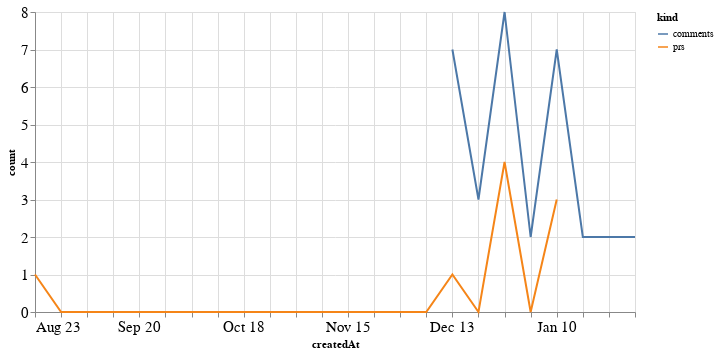

Notebook cell for this chart:
### Code cell
alt.Chart(total_time, width=600).mark_line().encode(
    x='createdAt',
    y='count',
    color='kind'
)

### Figure 1 — Vega-Lite specification as saved in the notebook (floating-point values rounded to 4 significant figures)
{"config": {"axisLeft": {"labelFontSize": 15}, "axisBottom": {"labelFontSize": 15}}, "data": {"name": "data-daafb1f57a2c9e859368ac22054cbaae"}, "mark": "line", "encoding": {"color": {"type": "nominal", "field": "kind"}, "x": {"type": "temporal", "field": "createdAt"}, "y": {"type": "quantitative", "field": "count"}}, "width": 600, "$schema": "https://vega.github.io/schema/vega-lite/v4.8.1.json", "datasets": {"data-daafb1f57a2c9e859368ac22054cbaae": [{"createdAt": "2020-08-23T00:00:00", "kind": "prs", "count": 1.0}, {"createdAt": "2020-08-30T00:00:00", "kind": "prs", "count": 0.0}, {"createdAt": "2020-09-06T00:00:00", "kind": "prs", "count": 0.0}, {"createdAt": "2020-09-13T00:00:00", "kind": "prs", "count": 0.0}, {"createdAt": "2020-09-20T00:00:00", "kind": "prs", "count": 0.0}, {"createdAt": "2020-09-27T00:00:00", "kind": "prs", "count": 0.0}, {"createdAt": "2020-10-04T00:00:00", "kind": "prs", "count": 0.0}, {"createdAt": "2020-10-11T00:00:00", "kind": "prs", "count": 0.0}, {"createdAt": "2020-10-18T00:00:00", "kind": "prs", "count": 0.0}, {"createdAt": "2020-10-25T00:00:00", "kind": "prs", "count": 0.0}, {"createdAt": "2020-11-01T00:00:00", "kind": "prs", "count": 0.0}, {"createdAt": "2020-11-08T00:00:00", "kind": "prs", "count": 0.0}, {"createdAt": "2020-11-15T00:00:00", "kind": "prs", "count": 0.0}, {"createdAt": "2020-11-22T00:00:00", "kind": "prs", "count": 0.0}, {"createdAt": "2020-11-29T00:00:00", "kind": "prs", "count": 0.0}, {"createdAt": "2020-12-06T00:00:00", "kind": "prs", "count": 0.0}, {"createdAt": "2020-12-13T00:00:00", "kind": "prs", "count": 1.0}, {"createdAt": "2020-12-20T00:00:00", "kind": "prs", "count": 0.0}, {"createdAt": "2020-12-27T00:00:00", "kind": "prs", "count": 4.0}, {"createdAt": "2021-01-03T00:00:00", "kind": "prs", "count": 0.0}, {"createdAt": "2021-01-10T00:00:00", "kind": "prs", "count": 3.0}, {"createdAt": "2021-01-17T00:00:00", "kind": "prs", "count": null}, {"createdAt": "2021-01-24T00:00:00", "kind": "prs", "count": null}, {"createdAt": "2021-01-31T00:00:00", "kind": "prs", "count": null}, {"createdAt": "2020-08-23T00:00:00", "kind": "comments", "count": null}, {"createdAt": "2020-08-30T00:00:00", "kind": "comments", "count": null}, {"createdAt": "2020-09-06T00:00:00", "kind": "comments", "count": null}, {"createdAt": "2020-09-13T00:00:00", "kind": "comments", "count": null}, {"createdAt": "2020-09-20T00:00:00", "kind": "comments", "count": null}, {"createdAt": "2020-09-27T00:00:00", "kind": "comments", "count": null}, {"createdAt": "2020-10-04T00:00:00", "kind": "comments", "count": null}, {"createdAt": "2020-10-11T00:00:00", "kind": "comments", "count": null}, {"createdAt": "2020-10-18T00:00:00", "kind": "comments", "count": null}, {"createdAt": "2020-10-25T00:00:00", "kind": "comments", "count": null}, {"createdAt": "2020-11-01T00:00:00", "kind": "comments", "count": null}, {"createdAt": "2020-11-08T00:00:00", "kind": "comments", "count": null}, {"createdAt": "2020-11-15T00:00:00", "kind": "comments", "count": null}, {"createdAt": "2020-11-22T00:00:00", "kind": "comments", "count": null}, {"createdAt": "2020-11-29T00:00:00", "kind": "comments", "count": null}, {"createdAt": "2020-12-06T00:00:00", "kind": "comments", "count": null}, {"createdAt": "2020-12-13T00:00:00", "kind": "comments", "count": 7.0}, {"createdAt": "2020-12-20T00:00:00", "kind": "comments", "count": 3.0}, {"createdAt": "2020-12-27T00:00:00", "kind": "comments", "count": 8.0}, {"createdAt": "2021-01-03T00:00:00", "kind": "comments", "count": 2.0}, {"createdAt": "2021-01-10T00:00:00", "kind": "comments", "count": 7.0}, {"createdAt": "2021-01-17T00:00:00", "kind": "comments", "count": 2.0}, {"createdAt": "2021-01-24T00:00:00", "kind": "comments", "count": 2.0}, {"createdAt": "2021-01-31T00:00:00", "kind": "comments", "count": 2.0}]}}
